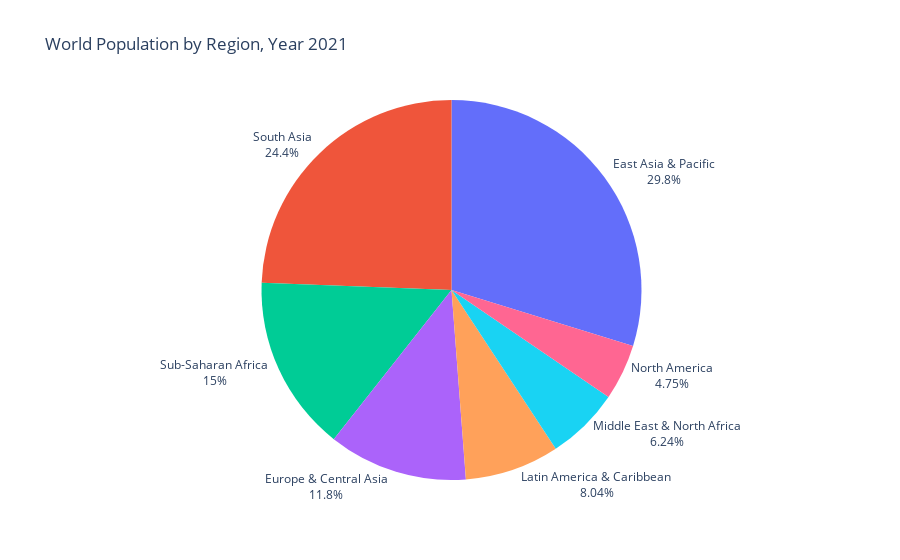

Notebook code cell kept with this figure:
### Markdown cell above
## Homework Question 3

Select a year of data. calculate total population of each region and make a pie chart to display the distribution of total population of all regions.

### Code cell
# Use the DataFrame used above and make a pie chart of total population per region as of year 2021.
df_pop_reg_2021 = df4.groupby("Region")["Population, total"].sum()
fig2 = px.pie(df_pop_reg_2021.reset_index(),names='Region',values='Population, total',title='World Population by Region, Year 2021')
fig2.update_traces(textinfo='percent+label',textposition='outside')
fig2.update_layout(showlegend=False)
fig2.show()

### Figure 1 — Plotly figure (JSON) as saved in the notebook; plotly's stock layout.template omitted (floating-point values rounded to 4 significant figures)
{"data": [{"domain": {"x": [0, 1], "y": [0, 1]}, "hovertemplate": "Region=%{label}<br>Population, total=%{value}<extra></extra>", "labels": ["East Asia & Pacific", "Europe & Central Asia", "Latin America & Caribbean ", "Middle East & North Africa", "North America", "South Asia", "Sub-Saharan Africa "], "legendgroup": "", "name": "", "showlegend": true, "textinfo": "percent+label", "textposition": "outside", "type": "pie", "values": [2320617882, 923297630, 626529136, 486174763, 370321816, 1901911604, 1166794429]}], "layout": {"autosize": true, "legend": {"tracegroupgap": 0}, "showlegend": false, "title": {"text": "World Population by Region, Year 2021"}}}
